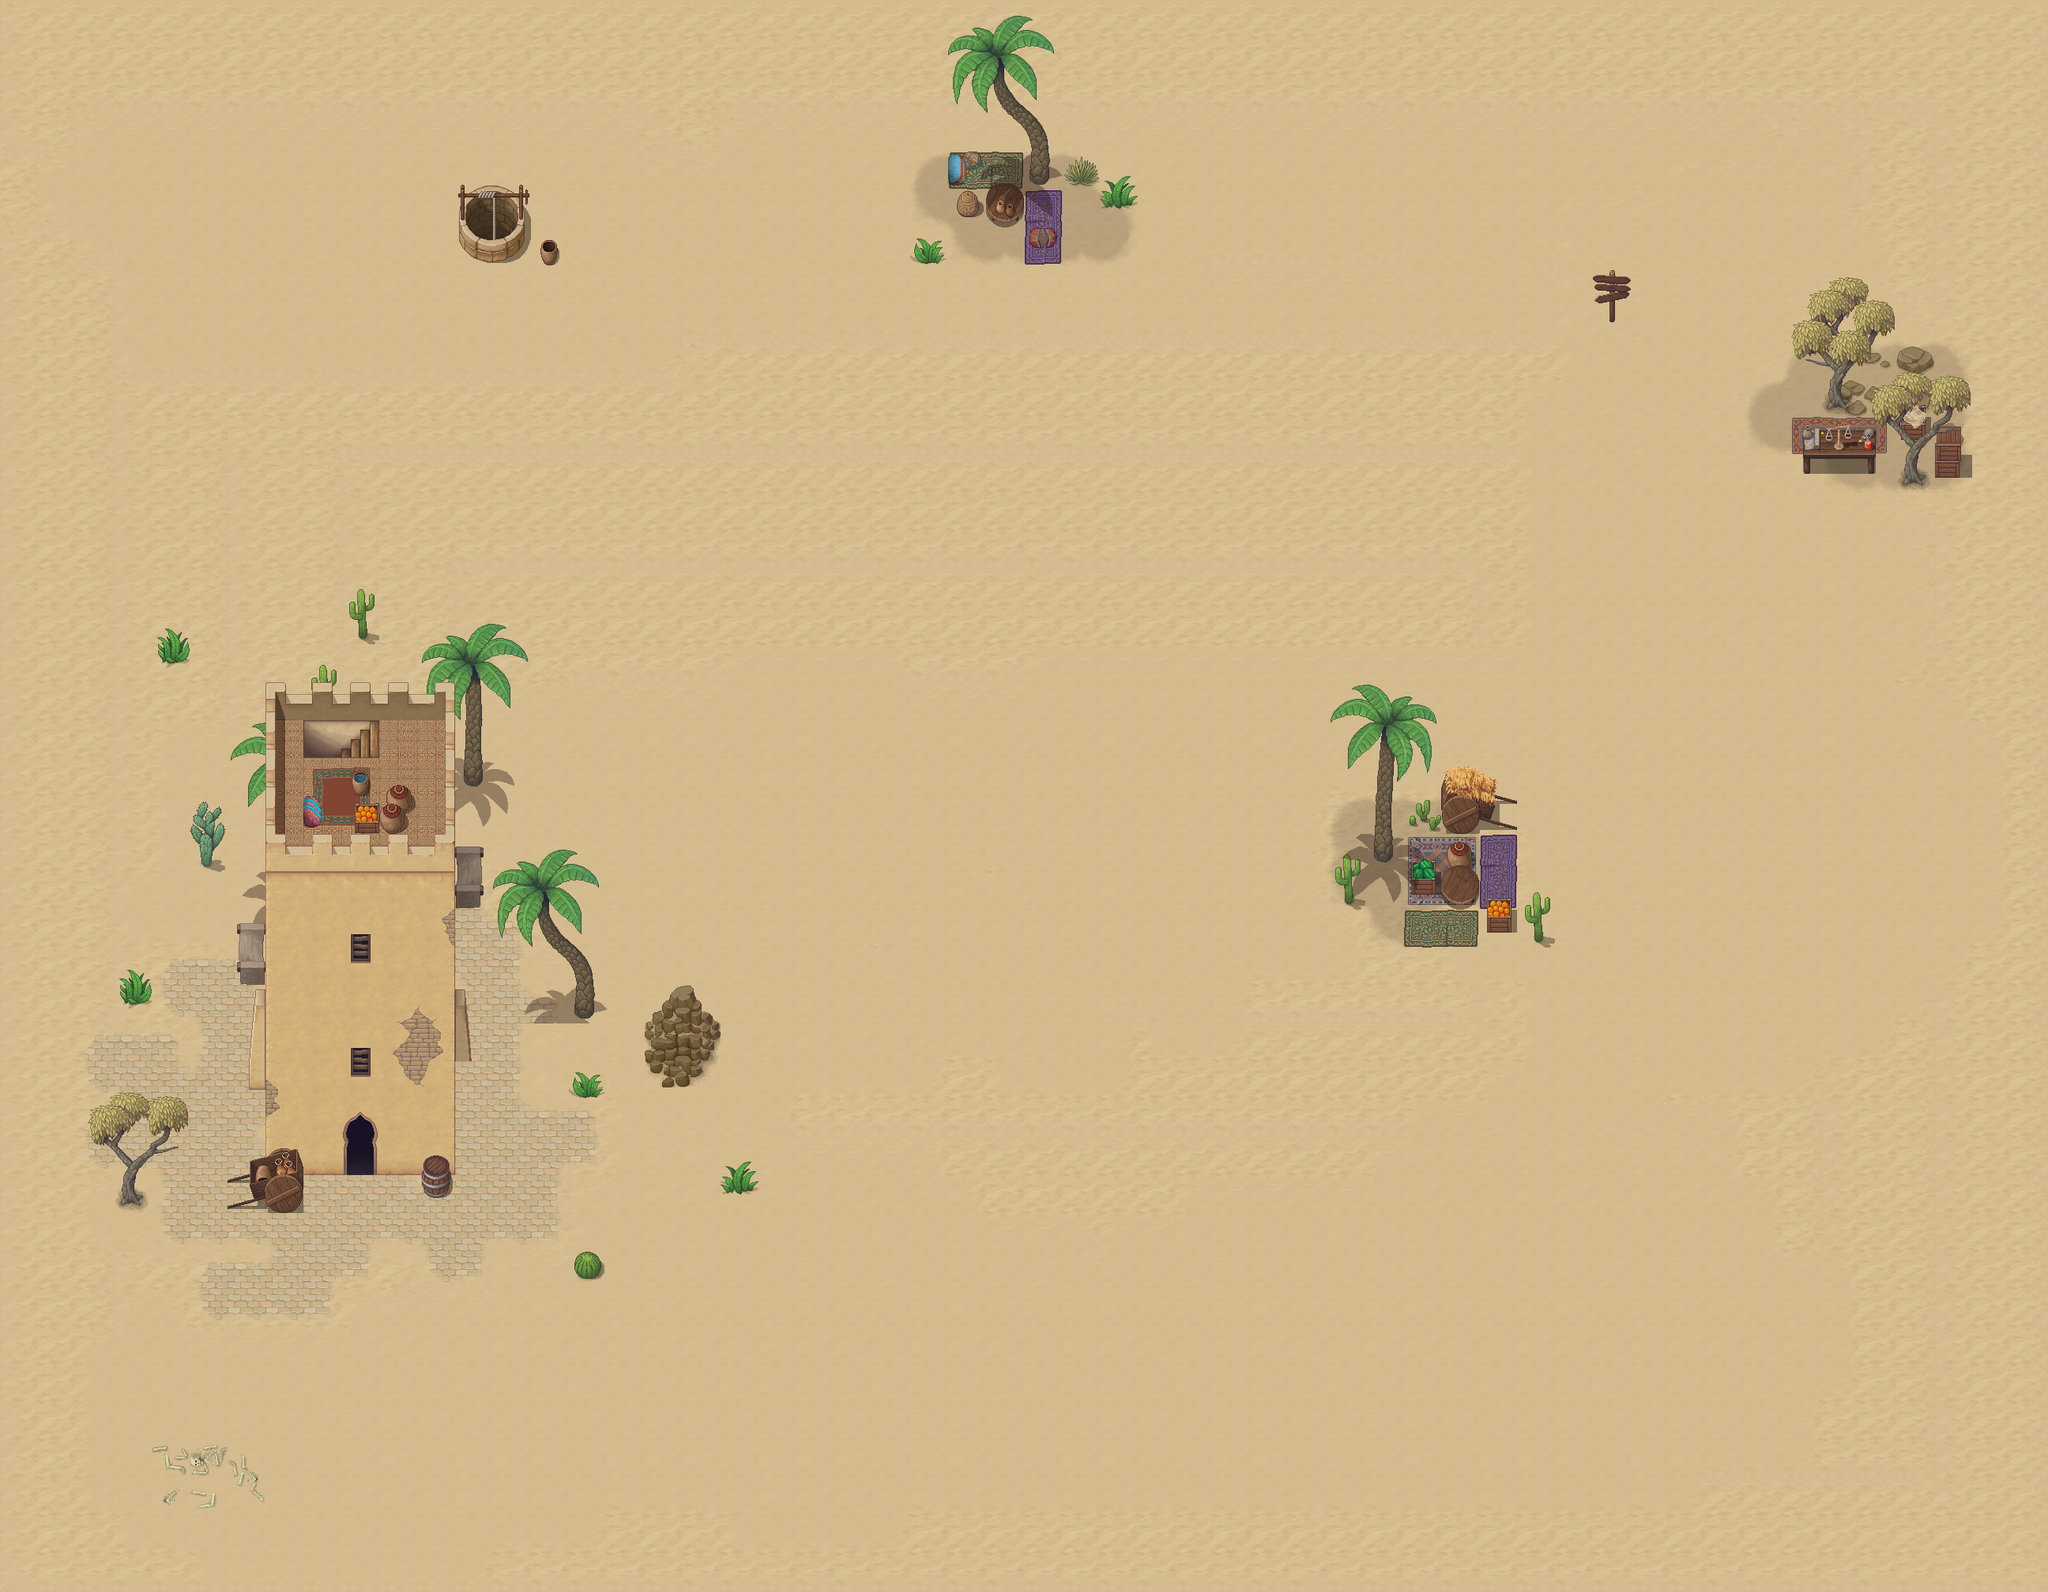

A 2D game scene composited from a Tiled map and its tileset images. What follows is a short description and the map's XML, with each tile layer's data collapsed to a summary:
An orthogonal 54x42 tile map with 48x48 px tiles, 9 tile layers (Sand background, Background Transparent, Rugs, Well, ...), 1 hidden layer not drawn, 10 tilesets.

<map version="1.10" tiledversion="1.11.0" orientation="orthogonal" renderorder="right-down" width="54" height="42" tilewidth="48" tileheight="48" infinite="0" nextlayerid="15" nextobjectid="1">
 <tileset firstgid="1" source="../Tiled_Terrain.tsx" />
 <tileset firstgid="481" name="Fantasy_Desert_C" tilewidth="48" tileheight="48" tilecount="256" columns="16">
  <image source="../../tiles/Fantasy_Desert_C.png" width="768" height="768" />
 </tileset>
 <tileset firstgid="737" name="Fantasy_Desert_E" tilewidth="48" tileheight="48" tilecount="256" columns="16">
  <image source="../../tiles/Fantasy_Desert_E.png" width="768" height="768" />
 </tileset>
 <tileset firstgid="993" name="!Decoration_desert" tilewidth="48" tileheight="48" tilecount="192" columns="12">
  <image source="../../tiles/Fires.png" width="576" height="768" />
 </tileset>
 <tileset firstgid="1185" name="!$Desert_roofing" tilewidth="48" tileheight="48" tilecount="108" columns="9">
  <image source="../../tiles/Tent_Roof.png" width="432" height="576" />
 </tileset>
 <tileset firstgid="1293" name="Godot_Alternative_Fantasy_Desert_WallsA4" tilewidth="48" tileheight="48" tilecount="660" columns="33">
  <image source="../../tiles/Godot_Alternative_Fantasy_Desert_WallsA4.png" width="1584" height="960" />
 </tileset>
 <tileset firstgid="1953" name="Fantasy_Desert_B" tilewidth="48" tileheight="48" tilecount="256" columns="16">
  <image source="../../tiles/Fantasy_Desert_B.png" width="768" height="768" />
 </tileset>
 <tileset firstgid="2209" name="!Fantasy_door7" tilewidth="48" tileheight="48" tilecount="192" columns="12">
  <image source="../../tiles/Doors.png" width="576" height="768" />
 </tileset>
 <tileset firstgid="2401" name="Fantasy_Desert_F" tilewidth="48" tileheight="48" tilecount="256" columns="16">
  <image source="../../tiles/Fantasy_Desert_F.png" width="768" height="768" />
 </tileset>
 <tileset firstgid="2657" name="tashfin_idle" tilewidth="48" tileheight="48" tilecount="10" columns="2">
  <image source="../../sprites/tashfin_idle.png" width="128" height="256" />
 </tileset>
 <layer id="1" name="Sand background" width="54" height="42">
  <data>[2268 cells, 2268 non-empty, 26 distinct tile ids]</data>
 </layer>
 <layer id="8" name="Background Transparent" width="54" height="42">
  <data>[2268 cells, 1164 non-empty, 39 distinct tile ids]</data>
 </layer>
 <layer id="7" name="Rugs" width="54" height="42">
  <data>[2268 cells, 19 non-empty, 12 distinct tile ids]</data>
 </layer>
 <layer id="3" name="Well" width="54" height="42">
  <data>[2268 cells, 32 non-empty, 32 distinct tile ids]</data>
 </layer>
 <layer id="5" name="Small Items" width="54" height="42">
  <data>[2268 cells, 13 non-empty, 11 distinct tile ids]</data>
 </layer>
 <layer id="9" name="Trees and nature" width="54" height="42">
  <data>[2268 cells, 154 non-empty, 94 distinct tile ids]</data>
 </layer>
 <group id="13" name="Tower">
  <layer id="10" name="Tower" width="54" height="42">
   <data>[2268 cells, 59 non-empty, 11 distinct tile ids]</data>
  </layer>
  <layer id="11" name="Tower border en windows" width="54" height="42">
   <data>[2268 cells, 49 non-empty, 36 distinct tile ids]</data>
  </layer>
  <layer id="12" name="Tower Cosmetics" width="54" height="42">
   <data>[2268 cells, 11 non-empty, 11 distinct tile ids]</data>
  </layer>
 </group>
 <layer id="14" name="collisions" width="54" height="42" visible="0">
  <data>[2268 cells, 307 non-empty, 1 distinct tile ids]</data>
 </layer>
</map>